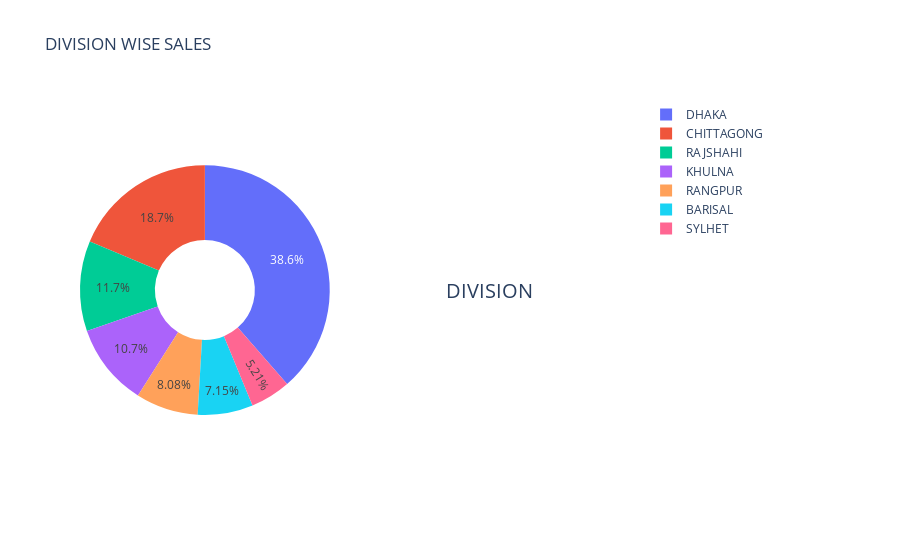

Here is the notebook cell this chart was saved with:
### Code cell
import plotly.graph_objects as go
from plotly.subplots import make_subplots

labels = df1['division']
values=df1['sales']

fig = make_subplots(rows=1, cols=2, specs=[[{'type':'domain'}, {'type':'domain'}]])
fig.add_trace(go.Pie(labels=labels, values=values, name="division"),
              1, 1)


# Use `hole` to create a donut-like pie chart
fig.update_traces(hole=.4, hoverinfo="label+percent+name")

fig.update_layout(
    title_text="DIVISION WISE SALES",
    # Add annotations in the center of the donut pies.
    annotations=[dict(text='DIVISION', x=0.82, y=0.5, font_size=20, showarrow=False)])
fig.show()

### Figure 1 — Plotly figure (JSON) as saved in the notebook; plotly's stock layout.template omitted (floating-point values rounded to 4 significant figures)
{"data": [{"domain": {"x": [0, 0.45], "y": [0, 1]}, "hole": 0.4, "hoverinfo": "label+percent+name", "labels": ["BARISAL                                           ", "CHITTAGONG                                        ", "DHAKA                                             ", "KHULNA                                            ", "RAJSHAHI                                          ", "RANGPUR                                           ", "SYLHET                                            "], "name": "division", "type": "pie", "values": [638101, 1665138, 3441000.0, 952000.0, 1041000.0, 721100.0, 465300.0]}], "layout": {"annotations": [{"font": {"size": 20}, "showarrow": false, "text": "DIVISION", "x": 0.82, "y": 0.5}], "title": {"text": "DIVISION WISE SALES"}}}
